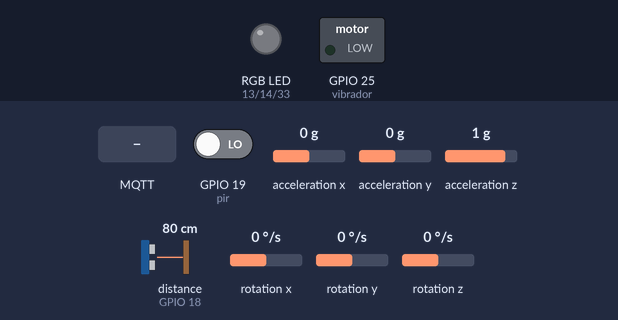
This program was run on a simulated ESP32 board running MicroPython. Shown: switched loads named in the program (green lamp = pin HIGH), an RGB LED mixed from three pins (HIGH = lit). The inputs (shaded band) are chosen by the test bench; at power-on: GPIO 19 (pir) LOW, acceleration x 0 g, acceleration y 0 g, acceleration z 1 g, distance to the obstacle (sensor on GPIO 18) 80 cm, rotation x 0 °/s, rotation y 0 °/s, rotation z 0 °/s. The echo pulse lasts 58.3 µs per cm; no MQTT or app messages arrive unless stated; pins used as bus, display or sensor lines are not drawn; what the program prints to the serial console is not drawn.

Above: at 2.8 s.
2.9 s: MQTT message "ON" arrives on the first subscribed topic
At 3.3 s:
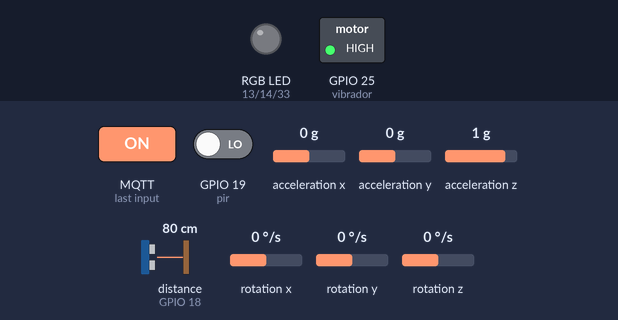
4.4 s: MQTT message "VERDE" arrives on the first subscribed topic
At 5.7 s:
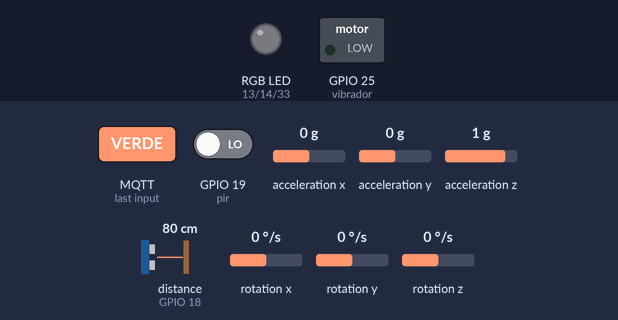
Timing chart, 0 to 7.4 s (numbered marks = the images above; inputs shaded):
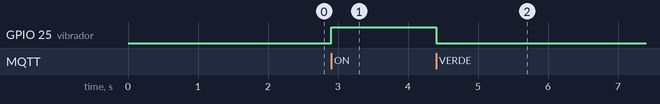

Measured:
- after the input at 2.9 s, GPIO 25 (vibrador): LOW → HIGH at once
- after the input at 4.4 s, GPIO 25 (vibrador): HIGH → LOW at once

The program:

main.py
```python
# =================================================================
# Práctica 2: Integración Total MQTT (ESP32 ↔ Python)
# Fecha: 08/05/26
# =================================================================
# Objetivo:
# Establecer la conexión WiFi y MQTT en la ESP32 para publicar la
# telemetría de sensores y recibir comandos remotos que se aplican
# mediante la capa HAL.
# =================================================================
# Integrantes de equipo:
# - Alvarez Guevara Estefania Guadalupe (ID: 23240077)
# - Rangel Hernandez Aldo (ID: 23240272)
# - Reyes Gutierrez Pablo Alberto (ID: 23240055)
# =================================================================

from dispositivos import SensorBox, ActuatorBox
from umqtt.simple import MQTTClient
import machine, network, time, json, ubinascii

WIFI_SSID = 'PR11'
WIFI_PASS = 'Pavo1234'
SERVIDOR_MQTT = '10.51.4.79'
PUERTO_MQTT = 1883
ID_CLIENTE = ubinascii.hexlify(machine.unique_id())

sensores = SensorBox()
actuadores = ActuatorBox()
cliente = None

def conectar_wifi():
    # La ESP32 se conecta a la misma red local donde corre Mosquitto.
    print("Conectando WiFi", end="")
    interfaz = network.WLAN(network.STA_IF)
    interfaz.active(True)
    interfaz.connect(WIFI_SSID, WIFI_PASS)
    while not interfaz.isconnected():
        print(".", end="")
        time.sleep(0.5)
    print(" IP:", interfaz.ifconfig()[0])

def establecer_conexion_mqtt():
    global cliente
    # Cliente MQTT con ID hexadecimal para evitar conflictos de bytes crudos.
    cliente = MQTTClient(ID_CLIENTE, SERVIDOR_MQTT, PUERTO_MQTT)
    cliente.connect()
    print("MQTT Conectado")

def enrutar_topico(topico, mensaje):
    # Callback de suscripción:
    # 1) decodifica tópico y payload,
    # 2) identifica el comando,
    # 3) delega la acción física a la HAL.
    topico_dec = topico.decode().strip()
    mensaje_dec = mensaje.decode().strip()

    # Bitácora de depuración para verificar qué comando recibió el broker.
    print(f"\n>>> ORDEN RECIBIDA DEL BROKER | Tópico: {topico_dec} | Comando: {mensaje_dec}")

    if topico_dec == 'vestaguard/control/vibrador':
        actuadores.activar_vibrador(mensaje_dec == 'ON')

    elif topico_dec == 'vestaguard/control/rgb':
        if mensaje_dec == 'ROJO':
            actuadores.set_color_rgb(255, 0, 0)
        elif mensaje_dec == 'VERDE':
            actuadores.set_color_rgb(0, 255, 0)
        elif mensaje_dec == 'APAGAR':
            actuadores.set_color_rgb(0, 0, 0)

try:
    conectar_wifi()
    establecer_conexion_mqtt()

    # La ESP32 escucha comandos; las acciones físicas siempre pasan por la HAL.
    cliente.set_callback(enrutar_topico)
    cliente.subscribe(b'vestaguard/control/vibrador')
    cliente.subscribe(b'vestaguard/control/rgb')

    ultimo_envio = time.ticks_ms()

    while True:
        # check_msg() evita bloquear el bucle mientras se esperan comandos.
        cliente.check_msg()

        ahora = time.ticks_ms()
        if time.ticks_diff(ahora, ultimo_envio) >= 2000:
            # Publicación periódica de telemetría en formato JSON.
            datos = {
                "pir": sensores.leer_movimiento(),
                "distancia_cm": round(sensores.leer_distancia(), 1),
                "aceleracion_y": sensores.leer_aceleracion()
            }
            cliente.publish(b'vestaguard/telemetria/sensores', json.dumps(datos))
            ultimo_envio = ahora

except KeyboardInterrupt:
    # Cierre seguro: apagar actuadores y desconectar MQTT.
    actuadores.estado_seguro()
    cliente.disconnect()
```

dispositivos.py
```python
# =================================================================
# Práctica 2: Integración Total MQTT (ESP32 ↔ Python)
# Fecha: 08/05/26
# =================================================================
# Objetivo:
# Definir la capa HAL del proyecto para abstraer la lectura de sensores
# y el control de actuadores sin acceder directamente al hardware desde
# la lógica de red MQTT.
# =================================================================
# Integrantes de equipo:
# - Alvarez Guevara Estefania Guadalupe (ID: 23240077)
# - Rangel Hernandez Aldo (ID: 23240272)
# - Reyes Gutierrez Pablo Alberto (ID: 23240055)
# =================================================================


from machine import Pin, PWM, I2C, time_pulse_us
import time
import struct  # Conversión de bytes crudos del MPU6050 a enteros con signo.

class SensorBox:
    def __init__(self):
        # Entradas físicas de la capa HAL: movimiento y distancia.
        self.pir = Pin(19, Pin.IN)
        self.trig = Pin(5, Pin.OUT)
        self.echo = Pin(18, Pin.IN)

        # Inicialización del bus I2C del MPU6050 sin librerías externas.
        try:
            self.i2c = I2C(scl=Pin(22), sda=Pin(21), freq=400000)
            # El MPU6050 arranca dormido; escribir 0x00 en 0x6B lo habilita.
            self.i2c.writeto_mem(0x68, 0x6B, b'\x00')
            self.mpu_disponible = True
        except Exception as e:
            print("Error I2C MPU6050:", e)
            self.mpu_disponible = False

    def leer_movimiento(self):
        # La HAL entrega un estado simple para que MQTT no lea el pin directamente.
        return "SI" if self.pir.value() == 1 else "NO"

    def leer_distancia(self):
        # La HAL encapsula la secuencia trig/echo y devuelve una distancia lista para publicar.
        self.trig.off()
        time.sleep_us(2)
        self.trig.on()
        time.sleep_us(10)
        self.trig.off()
        duracion = time_pulse_us(self.echo, 1, 30000)  # Timeout de 30 ms.
        if duracion < 0:
            return -1.0  # Sin eco o fuera de rango.
        return (duracion / 2) / 29.1  # Conversión a centímetros.

    def leer_aceleracion(self):
        if not self.mpu_disponible:
            return 0.0

        try:
            # Lectura del bloque de aceleración y giroscopio desde la dirección 0x68.
            raw = self.i2c.readfrom_mem(0x68, 0x3B, 14)
            valores = struct.unpack('>7h', raw)
            # Se usa solo el eje Y como telemetría resumida del movimiento.
            ay = valores[1] / 16384.0
            return round(ay, 2)
        except Exception:
            return 0.0

class ActuatorBox:
    def __init__(self):
        # Salida física del motor vibrador controlada por transistor.
        self.vibrador = Pin(25, Pin.OUT)

        # Canales PWM del LED RGB en la escala nativa de MicroPython.
        self.led_r = PWM(Pin(13), freq=1000, duty=0)
        self.led_g = PWM(Pin(14), freq=1000, duty=0)
        self.led_b = PWM(Pin(33), freq=1000, duty=0)

    def activar_vibrador(self, estado):
        # La lógica MQTT solo decide el estado; la HAL ejecuta la acción física.
        self.vibrador.on() if estado else self.vibrador.off()

    def set_color_rgb(self, r, g, b):
        # Conversión de 0-255 a 0-1023 para el ciclo de trabajo PWM.
        self.led_r.duty(int((r / 255) * 1023))
        self.led_g.duty(int((g / 255) * 1023))
        self.led_b.duty(int((b / 255) * 1023))

    def estado_seguro(self):
        # Apaga salidas para dejar el sistema en un estado seguro.
        self.vibrador.off()
        self.set_color_rgb(0, 0, 0)
```
